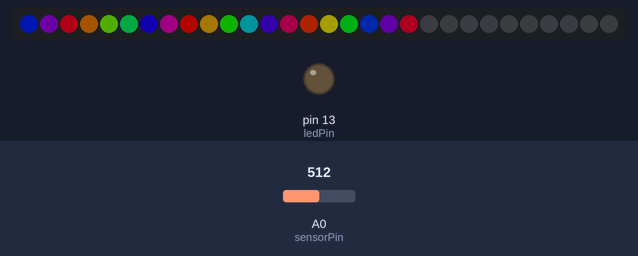
The sketch below on a simulated Arduino Uno, built with avr-gcc and run on an emulated ATmega328P. Shown: 30 RGB LEDs in strip order, left to right, output pins drawn as LEDs (lit = HIGH). The test bench sets the inputs (shaded band); at power-on: A0 (sensorPin) = 512. Dim RGB values are drawn brighter than linear.

Above: at 4.25 s.
4.3 s: A0 (sensorPin) set to 306
At 4.35 s:
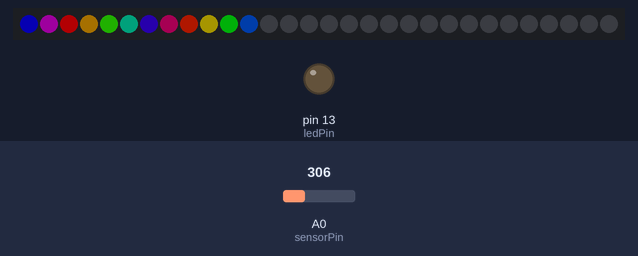
6.1 s: A0 (sensorPin) set to 122
At 6.15 s:
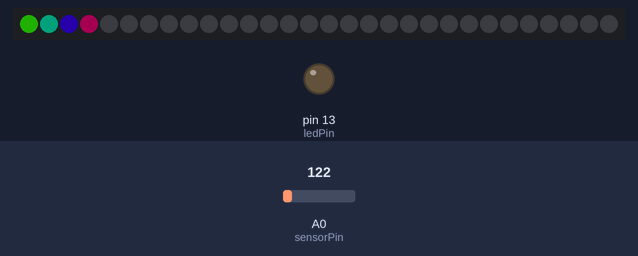
7.9 s: A0 (sensorPin) set to 511
At 7.95 s:
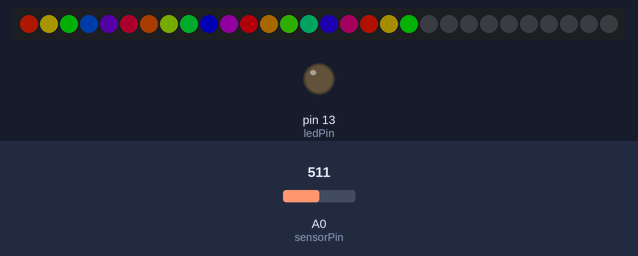
9.7 s: A0 (sensorPin) set to 750
At 9.75 s:
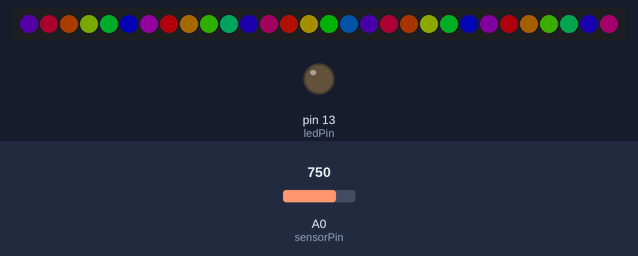
11.5 s: A0 (sensorPin) set to 730
At 11.55 s:
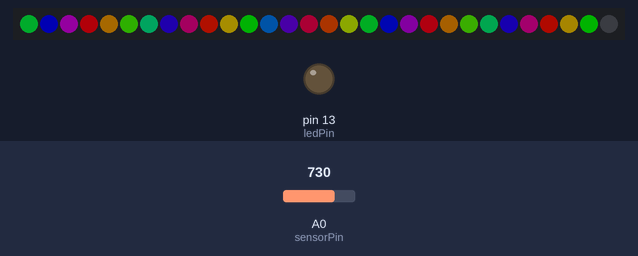
13.8 s: A0 (sensorPin) set to 900
At 13.85 s:
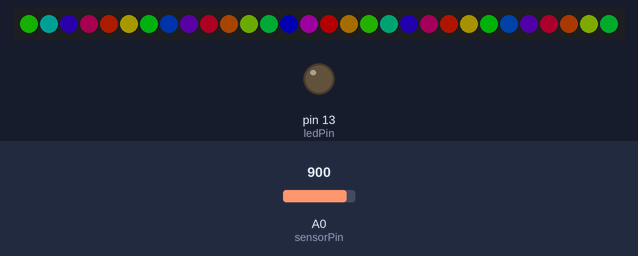

Measured:
- after the input at 4.3 s, the LEDs: change at once (image 1)
- after the input at 6.1 s, the LEDs: change at once (image 2)
- after the input at 7.9 s, the LEDs: change at once (image 3)
- after the input at 9.7 s, the LEDs: change at once (image 4)
- after the input at 11.5 s, the LEDs: change at once (image 5)
- after the input at 13.8 s, the LEDs: change at once (image 6)

The sketch:

RecursiveSmoothing-2.0.ino
```cpp
#include <ResponsiveAnalogRead.h>
#include "FastLED.h"

// How many leds are in the strip?
#define NUM_LEDS 30

// Data pin that led data will be written out over
#define DATA_PIN 3
#define BRIGHTNESS  60
#define LED_TYPE    WS2811
#define COLOR_ORDER GRB

#define MAX_SOUND_LEVEL 740
#define MIN_SOUND_LEVEL 10

// This is an array of leds.  One item for each led in your strip.
CRGB leds[NUM_LEDS];

const int ledPin = 13;
const int sensorPin = A0;

//a value from 0 to 1 that controls the amount of easing.
//Defaults to 0.01. Increase this to lessen the amount of easing (such as 0.1)
//and make the responsive values more responsive,
//but doing so may cause more noise to seep through if sleep is not enabled.
const float snapMultiplier  = 0.01;

ResponsiveAnalogRead analog(sensorPin, true, snapMultiplier);

byte colorIndex = 0;

void setup() {
  delay(2000);
  Serial.begin(9600);
  pinMode(ledPin, OUTPUT);
  pinMode(sensorPin, INPUT);
  FastLED.addLeds<LED_TYPE, DATA_PIN, COLOR_ORDER>(leds, NUM_LEDS).setCorrection( TypicalLEDStrip );
  FastLED.setBrightness( BRIGHTNESS);
  ledStripOff();
  analog.setAnalogResolution(MAX_SOUND_LEVEL);
  delay(1000);
}

void loop() {
  analog.update();
  timer();
}

void ledStripOff(){
  for(int currentLed = 0; currentLed < NUM_LEDS; currentLed++) {
    leds[currentLed] = CRGB::Black;
    FastLED.show();
  }
}

void timer(){
  static const unsigned long refreshInterval = 100;//milliseconds
  static unsigned long lastRefreshTime = 0;

  if (millis() - lastRefreshTime >= refreshInterval){
    lastRefreshTime+=refreshInterval;
    ledColorSetting();
    colorIndex+=10;
  }
}

void ledColorSetting(){
  int ledToLight = map(analog.getValue(), MIN_SOUND_LEVEL, MAX_SOUND_LEVEL, 0, NUM_LEDS);

  fill_rainbow( leds, NUM_LEDS, colorIndex, 45);
  for(int i = ledToLight; i < NUM_LEDS; i++) {
    //if led is already off then leave the loop
    if (leds[i].r == 0 && leds[i].g == 0 && leds[i].b == 0){
      break;
    }
    leds[i] = CRGB::Black;
  }
  FastLED.show();
}
```
